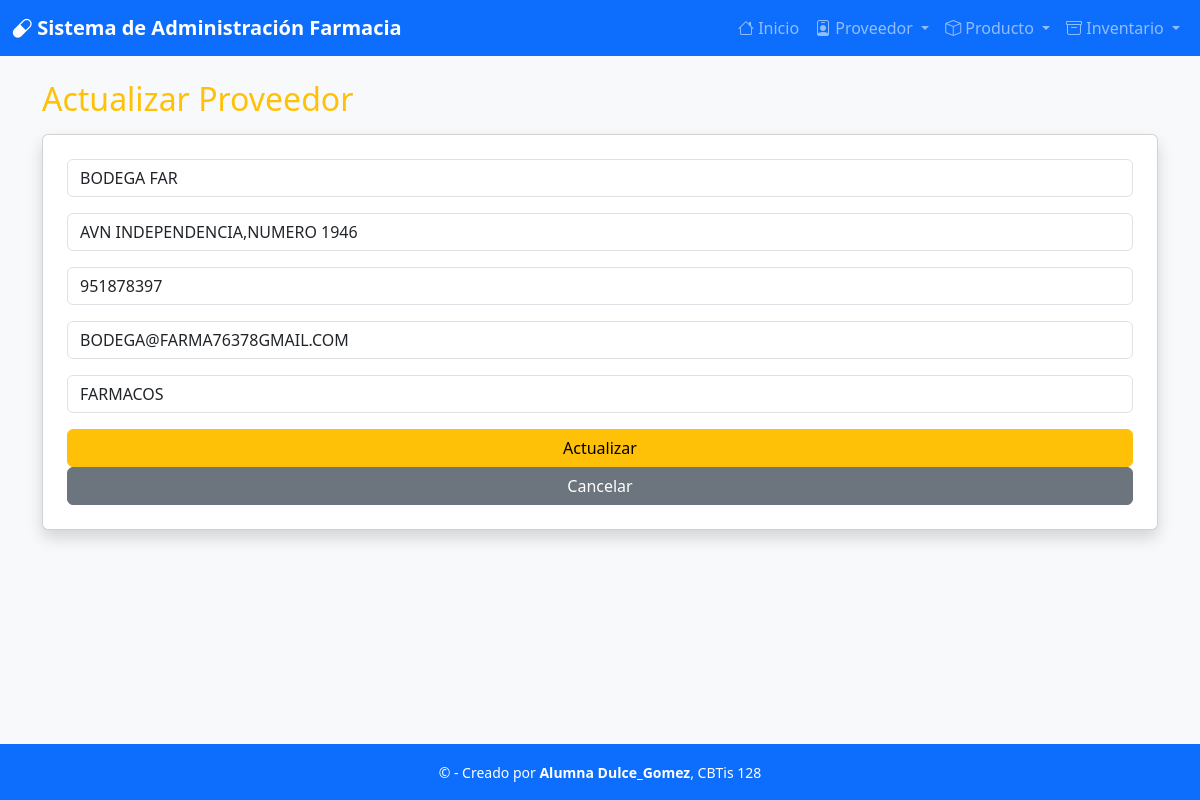
/proveedor/editar/1/, run on the app's committed database.
### app_Farmacia/models.py (models this page shows, shortened)
class Proveedor(models.Model):
    nombre = models.CharField(max_length=100)
    direccion = models.CharField(max_length=200)
    telefono = models.CharField(max_length=15)
    correo_electronico = models.EmailField(max_length=100)
    tipo_producto = models.CharField(max_length=50)

### app_Farmacia/views.py (the view)
# urls.py: path('proveedor/editar/<int:id>/', views.actualizar_proveedor, name='actualizar_proveedor'),
def actualizar_proveedor(request, id):
    proveedor = get_object_or_404(Proveedor, id=id)
    return render(request, 'proveedor/actualizar_proveedor.html', {'proveedor': proveedor})

### app_Farmacia/templates/proveedor/actualizar_proveedor.html (shortened to what this page needs)
{% extends 'base.html' %}
{% block contenido %}
<h2 class="text-warning mb-3">Actualizar Proveedor</h2>
<form method="POST" class="card p-4 shadow">
    <input type="text" name="nombre" value="{{ proveedor.nombre }}" class="form-control mb-3" placeholder="Nombre">
    <input type="text" name="direccion" value="{{ proveedor.direccion }}" class="form-control mb-3" placeholder="Dirección">
    <input type="text" name="telefono" value="{{ proveedor.telefono }}" class="form-control mb-3" placeholder="Teléfono">
    <input type="email" name="correo" value="{{ proveedor.correo_electronico }}" class="form-control mb-3" placeholder="Correo electrónico">
    <input type="text" name="tipo_producto" value="{{ proveedor.tipo_producto }}" class="form-control mb-3" placeholder="Tipo de producto">
    <button class="btn btn-warning">Actualizar</button>
    <a href="{% url 'ver_proveedor' %}" class="btn btn-secondary">Cancelar</a>
</form>
{% endblock %}

### data on the page
Proveedor: nombre "BODEGA FAR", direccion "AVN INDEPENDENCIA,NUMERO 1946", telefono "951878397", correo "BODEGA@FARMA76378GMAIL.COM", tipo_producto "FARMACOS"
